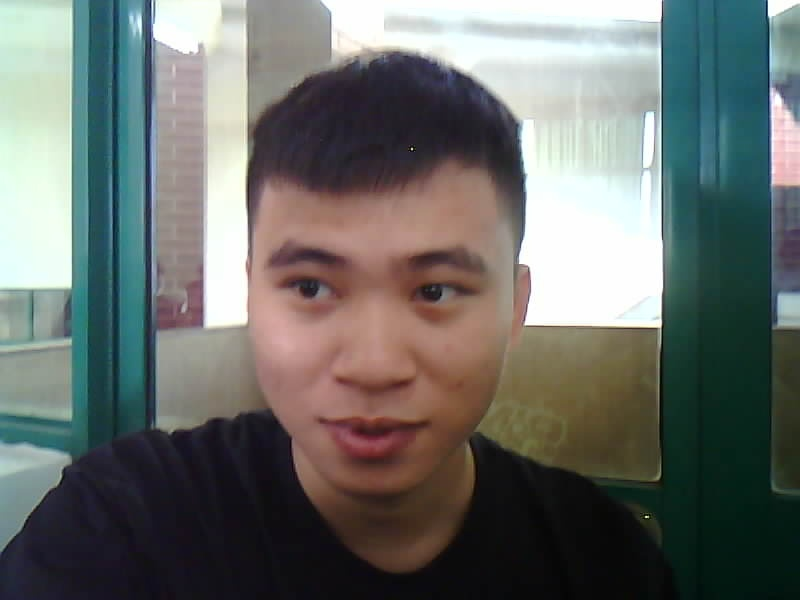
#> input picture dat.jpg, 800 x 600 px
$ python temp.py
#> lines starting #> are read from the running program, lines starting #| are printed output that depends on the picture
import cv2

if __name__ == '__main__':
    facedetect = cv2.CascadeClassifier("haarcascade_frontalface_default.xml")
    img1 = cv2.imread("dat.jpg")#dat
#> img1 is the input picture: shape (600, 800, 3); mean B, G, R 106.4, 110, 106.1
    img2 = cv2.imread("quynh.jpg")#quynh
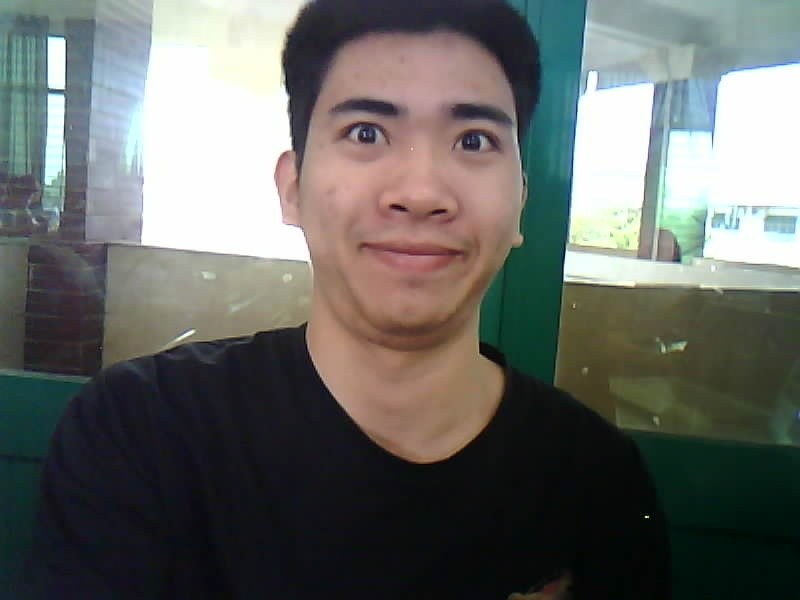
#> input picture quynh.jpg, 800 x 600 px
#> img2 is the input picture: shape (600, 800, 3); mean B, G, R 100.3, 103.9, 101.8
    img3 = cv2.imread("long.jpg")#long
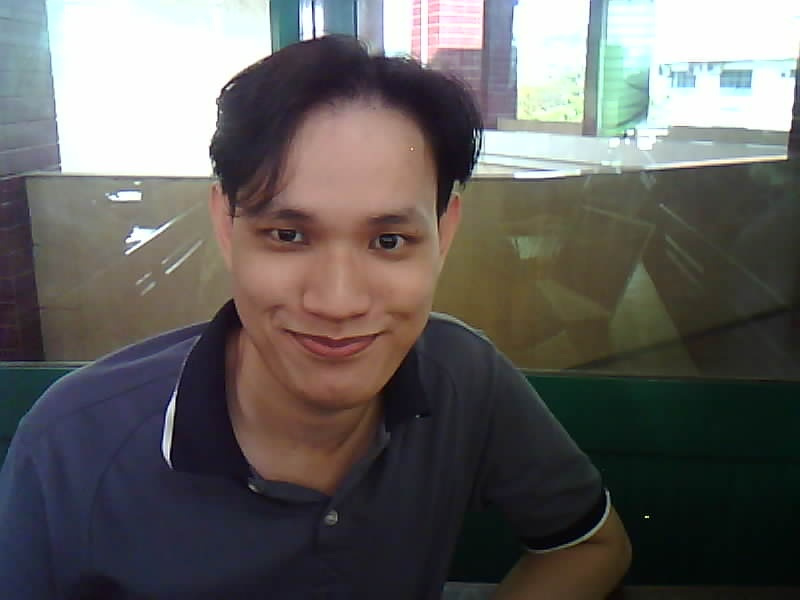
#> input picture long.jpg, 800 x 600 px
#> img3 is the input picture: shape (600, 800, 3); mean B, G, R 94.7, 96.6, 99.1
    gray1 = cv2.cvtColor(img1, cv2.COLOR_BGR2GRAY)
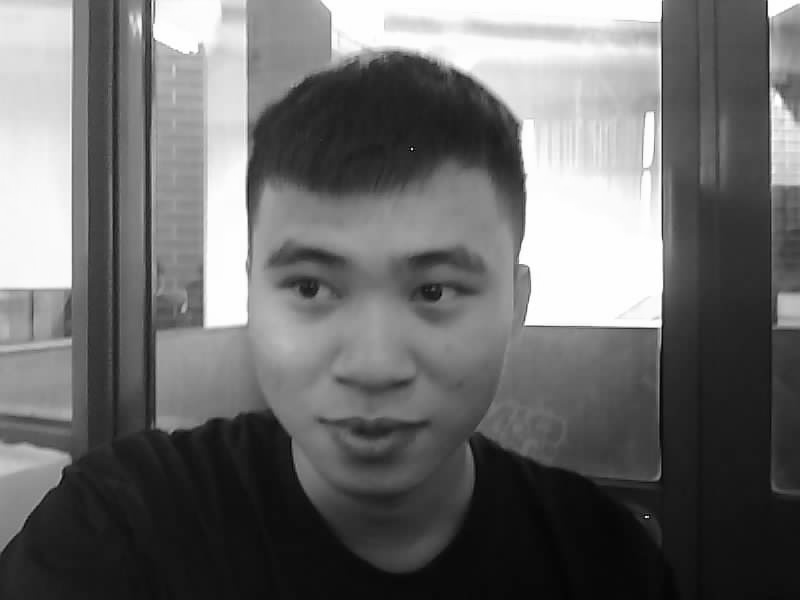
#> gray1: shape (600, 800); min 1, max 255, mean 108.4
    gray2 = cv2.cvtColor(img2, cv2.COLOR_BGR2GRAY)
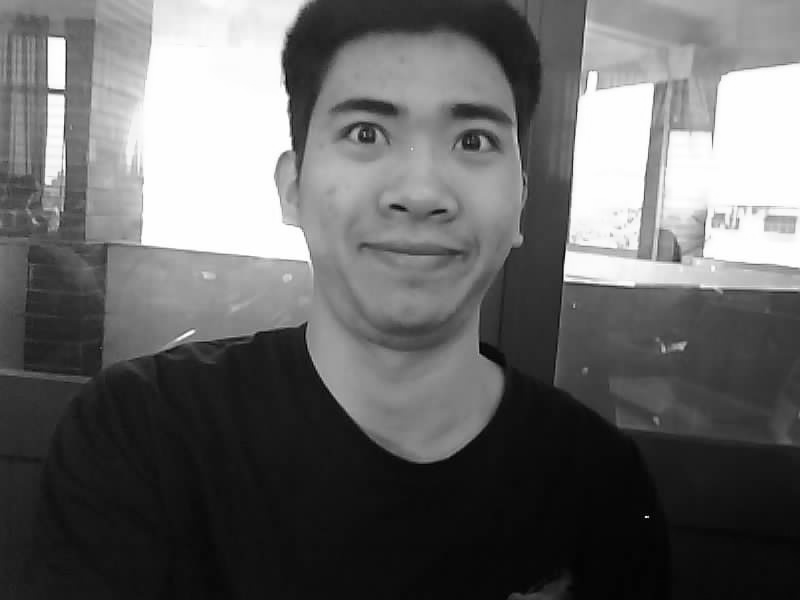
#> gray2: shape (600, 800); min 1, max 255, mean 102.8
    gray3 = cv2.cvtColor(img3, cv2.COLOR_BGR2GRAY)
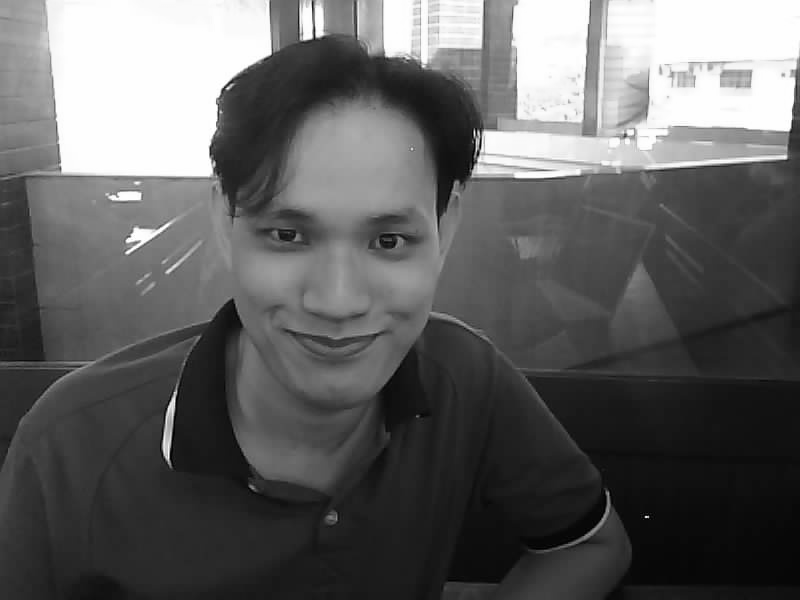
#> gray3: shape (600, 800); min 0, max 255, mean 97.1
    faces = facedetect.detectMultiScale(gray1, 1.3, 5)
#> faces = [[201, 149, 354, 354]]
    for (x, y, w, h) in faces:
        cv2.imwrite('esp_image/processed_image.jpg', cv2.resize(gray1[y:y + h, x:x + w], (12, 12)))
#> this loop made 1 pass
    faces = facedetect.detectMultiScale(gray1, 1.3, 5)
    for (x, y, w, h) in faces:
        cv2.imwrite('esp_image/processed_image.jpg', cv2.resize(gray2[y:y + h, x:x + w], (12, 12)))
    faces = facedetect.detectMultiScale(gray1, 1.3, 5)
    for (x, y, w, h) in faces:
        cv2.imwrite('esp_image/processed_image.jpg', cv2.resize(gray3[y:y + h, x:x + w], (12, 12)))
